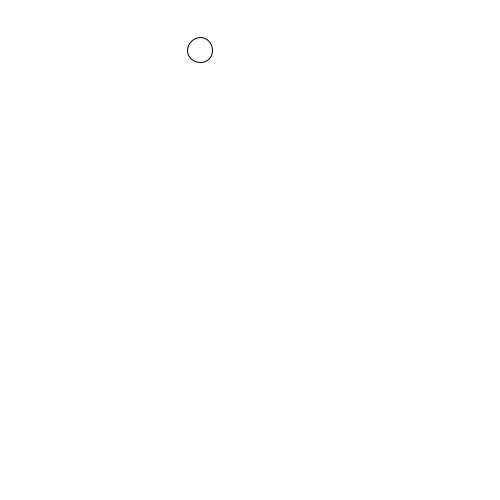
Frame 1 (no input)
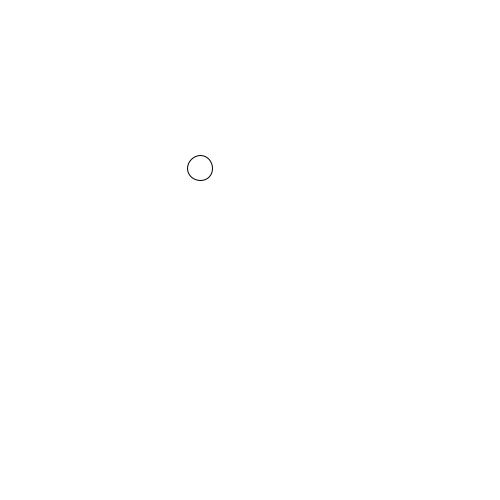
Frame 60 (the mouse pressed at the canvas centre just before this capture)
Frame 120 (the mouse held since frame 60 and released just before this capture): identical to frame 60, image omitted

The Processing sketch that drew these frames (run headless with seeded random() and noise(); from frame 60 on, the mouse is pressed at the canvas centre):

// Processing sketch: funciones1
// ── funciones1.pde
int px, py, tam;
boolean algo;
float dx;

void setup() {
  size(500, 500);
  valoresIniciales();
}
void draw() {
  background(255);
  ellipse(px, py, tam, tam);
  if (py>200) {
    tam++;
    algo = true;
  }
  py +=2;
  println(algo);
}
void mousePressed() {
  valoresIniciales();
}

void valoresIniciales() {
  algo = false;
  px = 200;
  py = 50;
  tam = 25;
  dx = 1;
}
